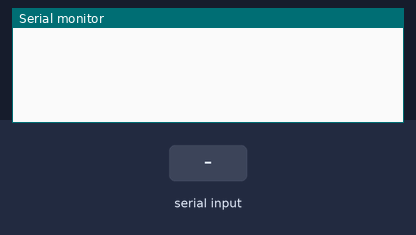
Recording of a sketch running on a simulated Arduino Uno, built with avr-gcc and run on an emulated ATmega328P. Parts: the last lines printed to the serial monitor. The inputs (shaded band) are chosen by the test bench.

Above: at 1.2 s.
1.3 s: "90,45\n" received over Serial
At 2.9 s:
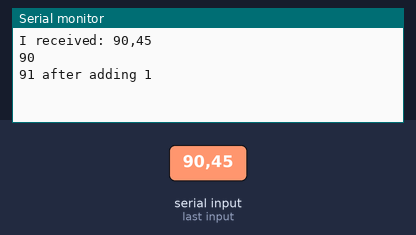
3.8 s: "5\n" received over Serial
At 5.7 s:
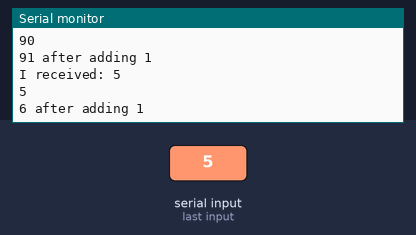

The sketch:

ics3cexample.ino
```cpp
String incomingText; //variable to store input
int myNumber; //variable to convert it
char enterKey = 13; //13 is the key code for the Enter key
//Setup function - runs at start
void setup() {
  Serial.begin(9600);//Start serial input
}
//loop continually runs
void loop() {
  // send data only when you receive data:
  if (Serial.available() > 0) {
    // read the incoming input:
    incomingText = Serial.readStringUntil(enterKey);
    // say what you got:
    Serial.print("I received: ");
    Serial.println(incomingText);
    myNumber = incomingText.toInt(); //convert to int
    Serial.println(myNumber);  //output as number
    Serial.println(String(myNumber+1) + " after adding 1");
  }
}
```

Measured:
- after the input at 1.3 s, the serial monitor: prints a new line after 1.0 s (image 1)
- after the input at 3.8 s, the serial monitor: prints a new line after 1.0 s (image 2)
